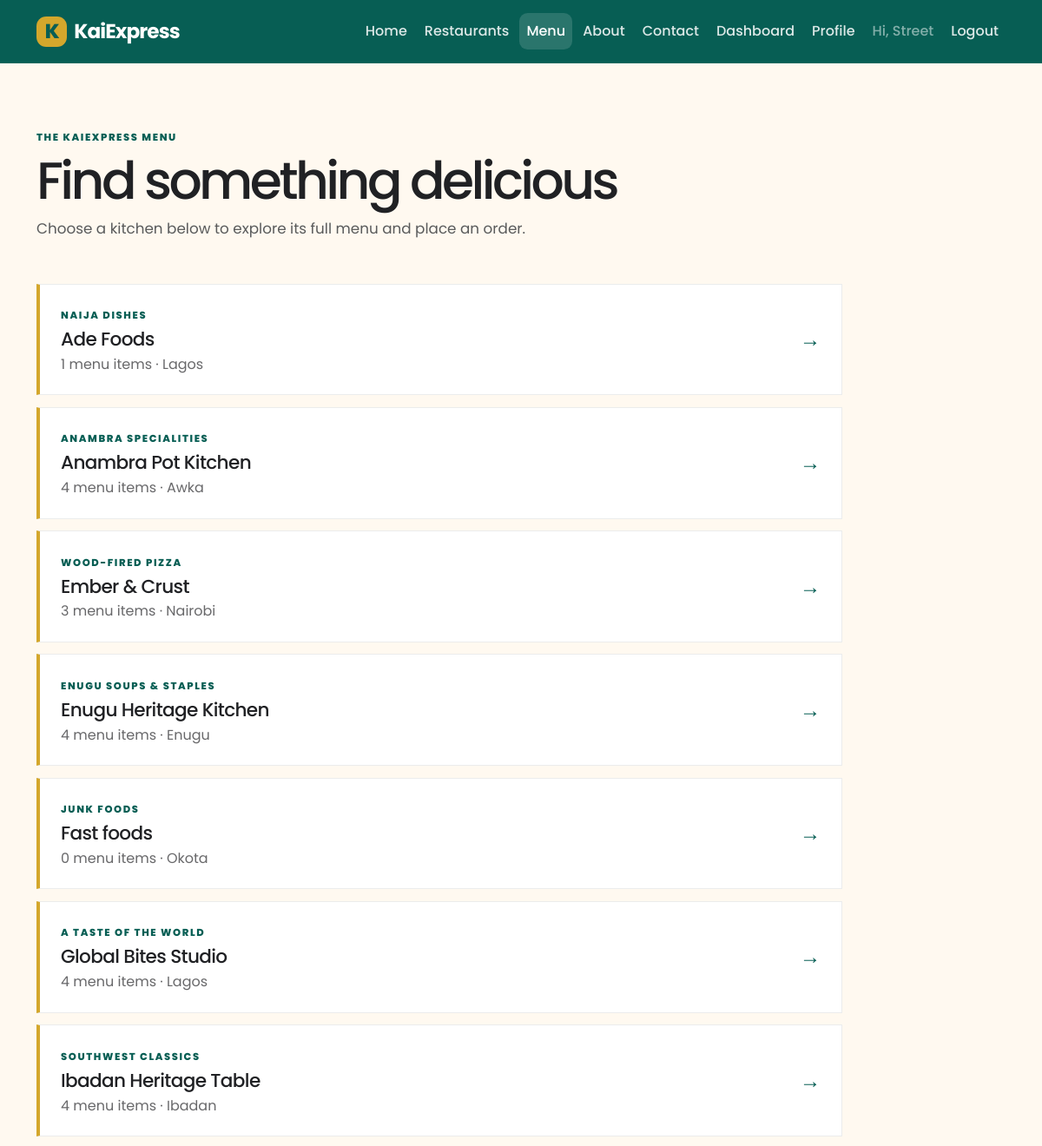
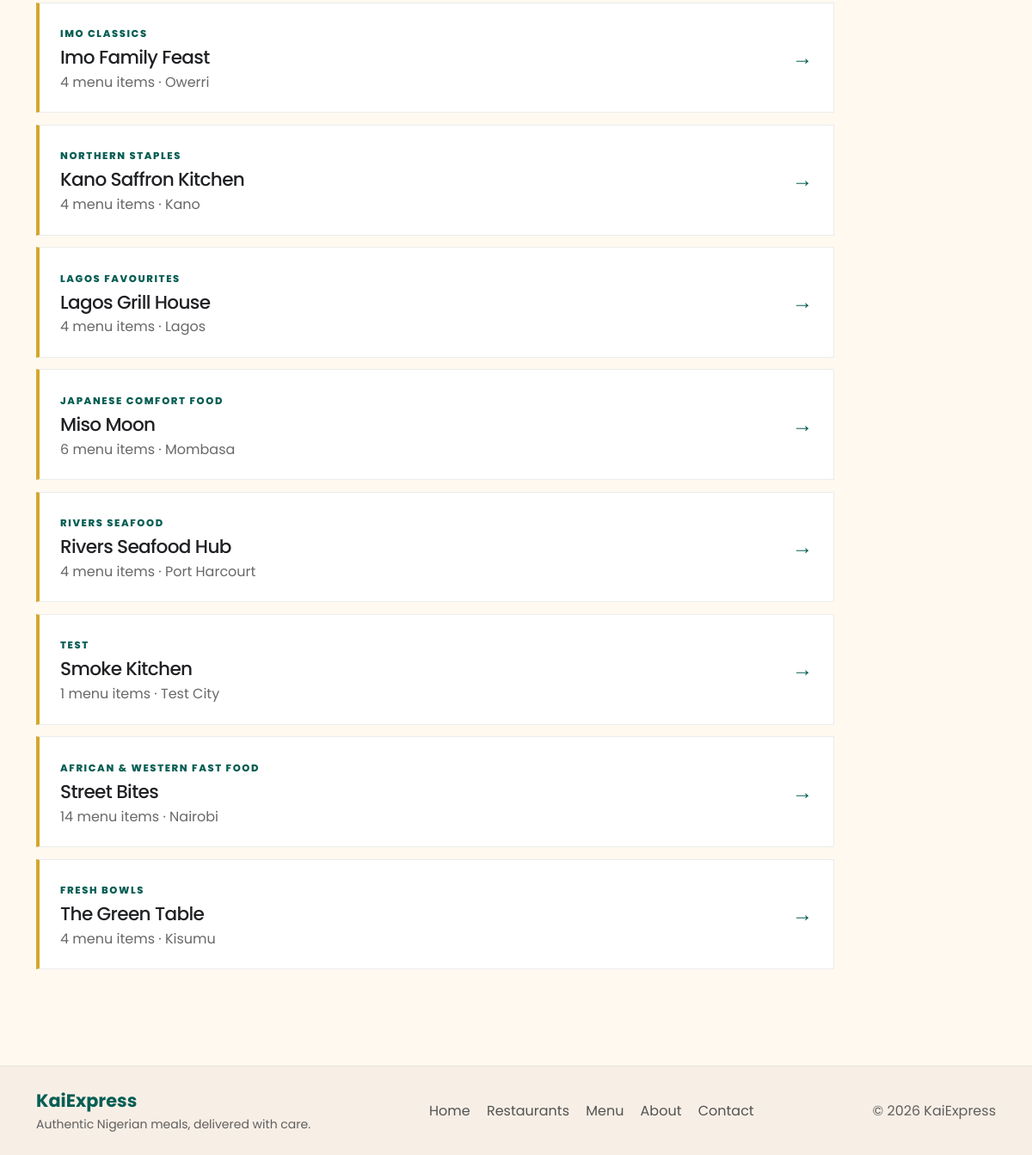
Page /menu (signed in) on the committed database (2 pictures, top to bottom).
### packages/models.py (models this page shows, shortened)
class User(db.Model, UserMixin):
    __tablename__ = "users"
    id = db.Column(db.Integer, primary_key=True)
    name = db.Column(db.String(100), nullable=False)
    email = db.Column(db.String(120), unique=True, nullable=False)
    password_hash = db.Column(db.String(255), nullable=False)
    is_restaurant = db.Column(db.Boolean, default=False)
    cuisine = db.Column(db.String(80))
    city = db.Column(db.String(80))
    menu_items = db.relationship(
        "MenuItem",
        backref="restaurant",
        lazy=True
    )
    customer_orders = db.relationship(
        "Order",
        foreign_keys="Order.customer_id",
        backref="customer",
        lazy=True
    )
    restaurant_orders = db.relationship(
        "Order",
        foreign_keys="Order.restaurant_id",
        backref="restaurant",
        lazy=True
    )

### packages/user_routes.py (the view)
    @app.route("/menu")
    @login_required
    def menu_page():
        restaurants = User.query.filter_by(is_restaurant=True).order_by(User.name.asc()).all()
        return render_template("user/menu.html", restaurants=restaurants)

### packages/templates/user/menu.html (shortened to what this page needs)
{% extends "base.html" %}
{% block content %}
<section class="page-heading page-heading-wide mb-5">
  <span class="eyebrow text-primary">THE KAIEXPRESS MENU</span>
  <h1 class="mt-2 mb-2">Find something delicious</h1>
  <p class="text-body-secondary">Choose a kitchen below to explore its full menu and place an order.</p>
</section>
<div class="menu-directory">
  {% for restaurant in restaurants %}
  <a class="menu-directory-row" href="{{ url_for('restaurant_page', restaurant_id=restaurant.id) }}">
    <div>
      <span class="eyebrow text-primary">{{ restaurant.cuisine }}</span>
      <h2>{{ restaurant.name }}</h2>
      <p>{{ restaurant.menu_items|length }} menu items &middot; {{ restaurant.city }}</p>
    </div>
    <span class="menu-directory-arrow" aria-hidden="true">&rarr;</span>
  </a>
  {% else %}
  <div class="empty-state"><h2>The menu is being prepared</h2><p class="text-body-secondary mb-0">Check back soon for dishes from our partner kitchens.</p></div>
  {% endfor %}
</div>
{% endblock %}

### packages/templates/base.html (shortened to what this page needs)
<!doctype html>
<html lang="en">
  <head>
    <link href="https://cdn.jsdelivr.net/npm/bootstrap@5.3.3/dist/css/bootstrap.min.css" rel="stylesheet">
    <link href="{{ url_for('static', filename='app.css') }}" rel="stylesheet">
  </head>
  <body>
    <nav class="navbar navbar-expand-lg navbar-dark" aria-label="Main navigation">
      <div class="container">
        <a class="navbar-brand fw-bold d-flex align-items-center gap-2" href="{{ url_for('home') }}">
          <span class="brand-mark">K</span>
          <span>KaiExpress</span>
        </a>
        <div class="collapse navbar-collapse" id="navMenu">
          <ul class="navbar-nav ms-auto mb-2 mb-lg-0 align-items-lg-center gap-lg-1">
            <li class="nav-item"><a class="nav-link {% if request.endpoint == 'home' %}active{% endif %}" href="{{ url_for('home') }}">Home</a></li>
            <li class="nav-item"><a class="nav-link {% if request.endpoint == 'restaurants_page' %}active{% endif %}" href="{{ url_for('restaurants_page') }}">Restaurants</a></li>
            <li class="nav-item"><a class="nav-link {% if request.endpoint == 'menu_page' %}active{% endif %}" href="{{ url_for('menu_page') }}">Menu</a></li>
            <li class="nav-item"><a class="nav-link {% if request.endpoint == 'about_page' %}active{% endif %}" href="{{ url_for('about_page') }}">About</a></li>
            <li class="nav-item"><a class="nav-link {% if request.endpoint == 'contact_page' %}active{% endif %}" href="{{ url_for('contact_page') }}">Contact</a></li>
            {% if session.get('platform_admin_authenticated') %}
              <li class="nav-item"><a class="nav-link {% if request.endpoint == 'platform_admin_dashboard' %}active{% endif %}" href="{{ url_for('platform_admin_dashboard') }}">Admin dashboard</a></li>
              <li class="nav-item"><a class="nav-link" href="{{ url_for('platform_admin_logout') }}">Log out</a></li>
            {% elif current_user.is_authenticated %}
              {% if current_user.is_restaurant %}
                <li class="nav-item"><a class="nav-link" href="{{ url_for('restaurant_dashboard') }}">Dashboard</a></li>
                <li class="nav-item"><a class="nav-link" href="{{ url_for('restaurant_profile') }}">Profile</a></li>
              {% else %}
                <li class="nav-item"><a class="nav-link" href="{{ url_for('orders') }}">My Orders</a></li>
              {% endif %}
              <li class="nav-item"><span class="nav-link text-white-50">Hi, {{ current_user.name.split(' ')[0] }}</span></li>
              <li class="nav-item"><a class="nav-link" href="{{ url_for('restaurant_logout' if current_user.is_restaurant else 'logout') }}">Logout</a></li>
            {% endif %}
          </ul>
        </div>
      </div>
    </nav>
    <main id="main-content" class="container my-5">
      {% block content %}{% endblock %}
    </main>
    <footer class="site-footer" id="contact">
      <div class="container d-flex flex-wrap justify-content-between gap-3 align-items-center">
        <div>
          <div class="footer-brand">KaiExpress</div>
          <small>Authentic Nigerian meals, delivered with care.</small>
        </div>
        <div class="footer-links">
          <a href="{{ url_for('home') }}">Home</a>
          <a href="{{ url_for('restaurants_page') }}">Restaurants</a>
          <a href="{{ url_for('menu_page') }}">Menu</a>
          <a href="{{ url_for('about_page') }}">About</a>
          <a href="{{ url_for('contact_page') }}">Contact</a>
        </div>
        <div class="footer-copy">&copy; 2026 KaiExpress</div>
      </div>
    </footer>
  </body>
</html>

### packages/static/app.css (style rules this page uses)
:root { --kai-emerald: #075E54; --kai-gold: #D4A72C; --kai-cream: #FFF9F0; --kai-charcoal: #202124; --kai-white: #FFFFFF; --kai-terracotta: #C85C3B; --kai-sand: #F4EAE0; --kai-line: rgba(20, 25, 30, 0.08); --kai-shadow: rgba(15, 23, 42, 0.08); --bs-primary: var(--kai-emerald); --bs-primary-rgb: 7, 94, 84; }
html, body { min-height: 100%; }
body { display: flex; flex-direction: column; background: var(--kai-cream); color: var(--kai-charcoal); font-family: 'Poppins', sans-serif; }
main { flex: 1 0 auto; }
h1, h2, h3, h4, h5, h6 { color: var(--kai-charcoal); letter-spacing: -0.03em; }
p { margin-bottom: 0; }
.navbar { background: var(--kai-emerald); border-bottom: 1px solid rgba(255,255,255,0.08); padding: 0.85rem 0; }
.navbar .nav-link { border-radius: 0.6rem; color: rgba(255,255,255,0.86); font-weight: 500; padding: 0.55rem 0.75rem; }
.navbar .nav-link.active { color: white; background: rgba(255,255,255,0.14); }
.navbar-brand { letter-spacing: -0.04em; font-size: 1.45rem; }
.brand-mark { display: grid; width: 2.2rem; height: 2.2rem; place-items: center; border-radius: 0.7rem; color: var(--kai-emerald); background: var(--kai-gold); font-weight: 800; }
.eyebrow { display: inline-block; font-size: 0.72rem; font-weight: 800; letter-spacing: 0.14em; text-transform: uppercase; color: var(--kai-emerald); }
.site-footer { background: #f7efe6; border-top: 1px solid rgba(20,25,30,0.06); padding: 1.5rem 0; margin-top: 4rem; }
.footer-brand { font-size: 1.3rem; font-weight: 700; color: var(--kai-emerald); }
.footer-links { display: flex; gap: 1.2rem; flex-wrap: wrap; }
.footer-links a { color: rgba(32,33,36,0.76); text-decoration: none; }
.footer-copy, .site-footer small { color: rgba(32,33,36,0.7); }
.page-heading-wide { max-width: 48rem; }
.page-heading h1, .editorial-heading h1 { font-size: clamp(2.2rem, 5vw, 4.5rem); letter-spacing: -0.06em; line-height: 1.05; }
.page-heading p, .editorial-heading p { font-size: 1.05rem; line-height: 1.8; max-width: 42rem; }
.menu-directory { display: grid; gap: 0.85rem; max-width: 58rem; }
.menu-directory-row { display: flex; align-items: center; justify-content: space-between; gap: 1.5rem; padding: 1.4rem 1.5rem; color: inherit; text-decoration: none; background: white; border: 1px solid var(--kai-line); border-left: 4px solid var(--kai-gold); transition: transform .2s ease, box-shadow .2s ease; }
.menu-directory-row h2 { margin: 0.25rem 0; font-size: 1.35rem; }
.menu-directory-row p { color: rgba(32, 33, 36, 0.68); margin: 0; }
.menu-directory-arrow { color: var(--kai-emerald); font-size: 1.5rem; }

### rows in the picture
User: name "Street", cuisine "AFRICAN & WESTERN FAST FOOD", name "Street Bites", menu_items|length "14", city "Nairobi"
User: cuisine "NAIJA DISHES", name "Ade Foods", menu_items|length "1", city "Lagos"
User: cuisine "ANAMBRA SPECIALITIES", name "Anambra Pot Kitchen", menu_items|length "4", city "Awka"
User: cuisine "WOOD-FIRED PIZZA", name "Ember & Crust", menu_items|length "3", city "Nairobi"
User: cuisine "ENUGU SOUPS & STAPLES", name "Enugu Heritage Kitchen", menu_items|length "4", city "Enugu"
User: cuisine "JUNK FOODS", name "Fast foods", menu_items|length "0", city "Okota"
User: cuisine "A TASTE OF THE WORLD", name "Global Bites Studio", menu_items|length "4", city "Lagos"
User: cuisine "SOUTHWEST CLASSICS", name "Ibadan Heritage Table", menu_items|length "4", city "Ibadan"
User: cuisine "IMO CLASSICS", name "Imo Family Feast", menu_items|length "4", city "Owerri"
User: cuisine "NORTHERN STAPLES", name "Kano Saffron Kitchen", menu_items|length "4", city "Kano"
User: cuisine "LAGOS FAVOURITES", name "Lagos Grill House", menu_items|length "4", city "Lagos"
User: cuisine "JAPANESE COMFORT FOOD", name "Miso Moon", menu_items|length "6", city "Mombasa"
User: cuisine "RIVERS SEAFOOD", name "Rivers Seafood Hub", menu_items|length "4", city "Port Harcourt"
User: cuisine "TEST", name "Smoke Kitchen", menu_items|length "1", city "Test City"
User: cuisine "FRESH BOWLS", name "The Green Table", menu_items|length "4", city "Kisumu"
